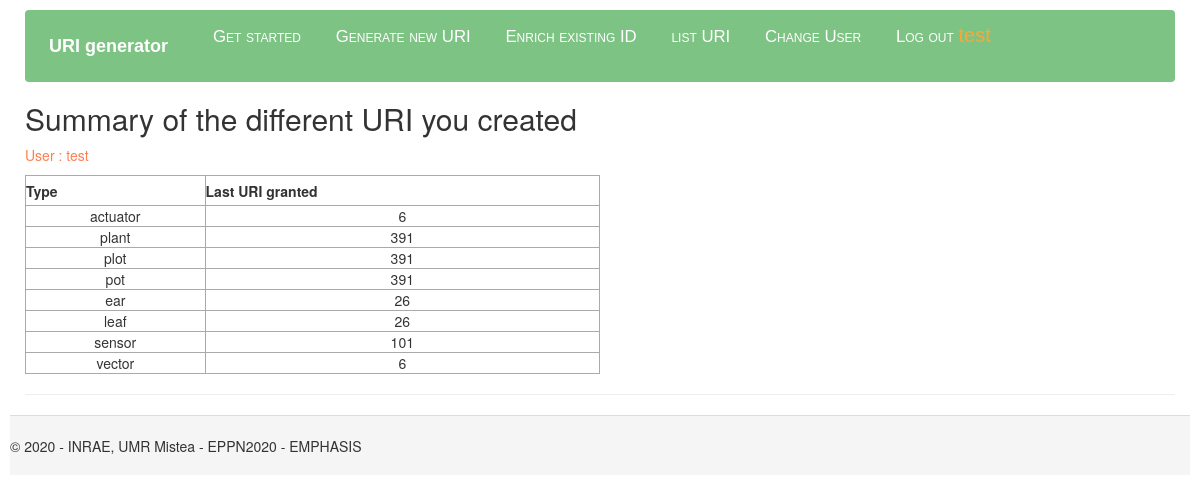
Before: /your_database (signed in) with the older database file.
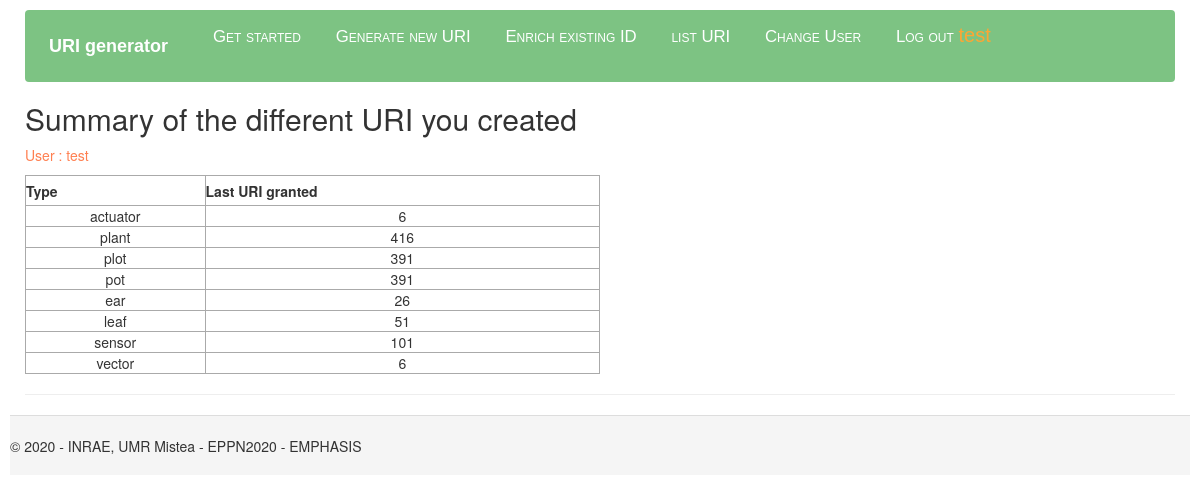
After: the same page with the newer database file.
### main.py (models this page shows)
class user_collected_URI(db.Model):
    id = db.Column(db.Integer, primary_key=True)
    user = db.Column(db.String(200), nullable=False)
    type = db.Column(db.String(200), nullable=False)
    lastvalue = db.Column(db.String(200), nullable=False, default=1)
    date_created = db.Column(db.DateTime, default=datetime.utcnow)

### main.py (the view)
@app.route("/your_database")
def your_database():
    collections = user_collected_URI.query.filter_by(user = session['username'])
    return render_template("your_database.html", collections=collections, username = session['username'], statut = session['logged_in'])

### templates/your_database.html (shortened to what this page needs)
{% extends "generator.html" %}
{% block content %}
<h2>Summary of the different URI you created</h2>
<p style=" color: coral; width: 15%;">
  </p>
<table class=content>
    <tr>
        <th>Type</th>
        <th>Last URI granted</th>
    </tr>
    {% for collection in collections %}
    <tr>
        <td>{{collection.type}}</td>
        <td>{{collection.lastvalue}}</td>
    </tr>
    {% endfor %}
</table>
{% endblock %}

### templates/generator.html (shortened to what this page needs)
<!DOCTYPE html>
<html>
    <head>
        <link rel="stylesheet" type="text/css" href="{{ url_for('static', filename='css/style.css')}}" />
        <link rel="stylesheet" href="https://cdnjs.cloudflare.com/ajax/libs/font-awesome/4.7.0/css/font-awesome.min.css">
        <link rel="stylesheet" type="text/css" href="{{ url_for('static', filename='css/bootstrap.min.css')}}">
    </head>
    <body>
        <div class="container-fluid">
          <div class="navbar dropdown" >
            <a href="{{ url_for('home') }}" class="navbar-brand">URI generator</a>
            {% if statut  %}
              <a href="{{ url_for('get_started')}}" class="navbar-item">Get started</a>
              <a href="{{ url_for('import_dataset')}}" class="navbar-item">Generate new URI</a>
              <a href="{{ url_for('existing_id')}}" class="navbar-item">Enrich existing ID</a>
              <a href="{{ url_for('your_database')}}" class="navbar-item">list URI</a>
              <a href="{{ url_for('login')}}" class="navbar-item">Change User</a>
              <a href="{{ url_for('logout')}}" class="navbar-item">Log out</a>
              <a style="color: rgb(253, 166, 52); width: 30%; font-size: 20px;">
              </a>
            {% endif %}
          </div>
            <div class="body-content" id=URI_generator>
              {% block content %}
              {% endblock %}
              <hr/>
            </div>
       </div>
        <footer>
          <p>© 2020 - INRAE, UMR Mistea - EPPN2020 - EMPHASIS</p>
      </footer>
    </body>
</html>

### static/css/style.css (style rules this page uses)
body { margin-left:10%; padding: 10px; font-family:'Segoe UI', Tahoma, Geneva, Verdana, sans-serif; }
footer { height: 60px; background-color: #f5f5f5; border-top: 1px solid #ddd; padding-top: 20px; }
.navbar { background-color: #7dc383; font-size: 1.2em; font-family: 'Trebuchet MS', 'Lucida Sans Unicode', 'Lucida Grande', 'Lucida Sans', Arial, sans-serif; color: rgb(255, 255, 255); padding: 10px 8px 10px 8px; }
.navbar a { text-decoration: none; color: inherit; }
.navbar-brand { font-size: 1.4em; font-weight: 600; }
.navbar-item { font-variant: small-caps; margin-left: 30px; }
.content { margin: 0; width: 50%; }
table, td, th { border: 1px solid #aaa; }
table { border-collapse: collapse; width: 100%; }
th { height: 30px; }
td { text-align: center; padding: 5px; }

Changed rows visible on the page:
changed user_collected_URI (number 2 of 8 on the later page): lastvalue "391" → "416"
changed user_collected_URI (number 6 of 8 on the later page): lastvalue "26" → "51"
